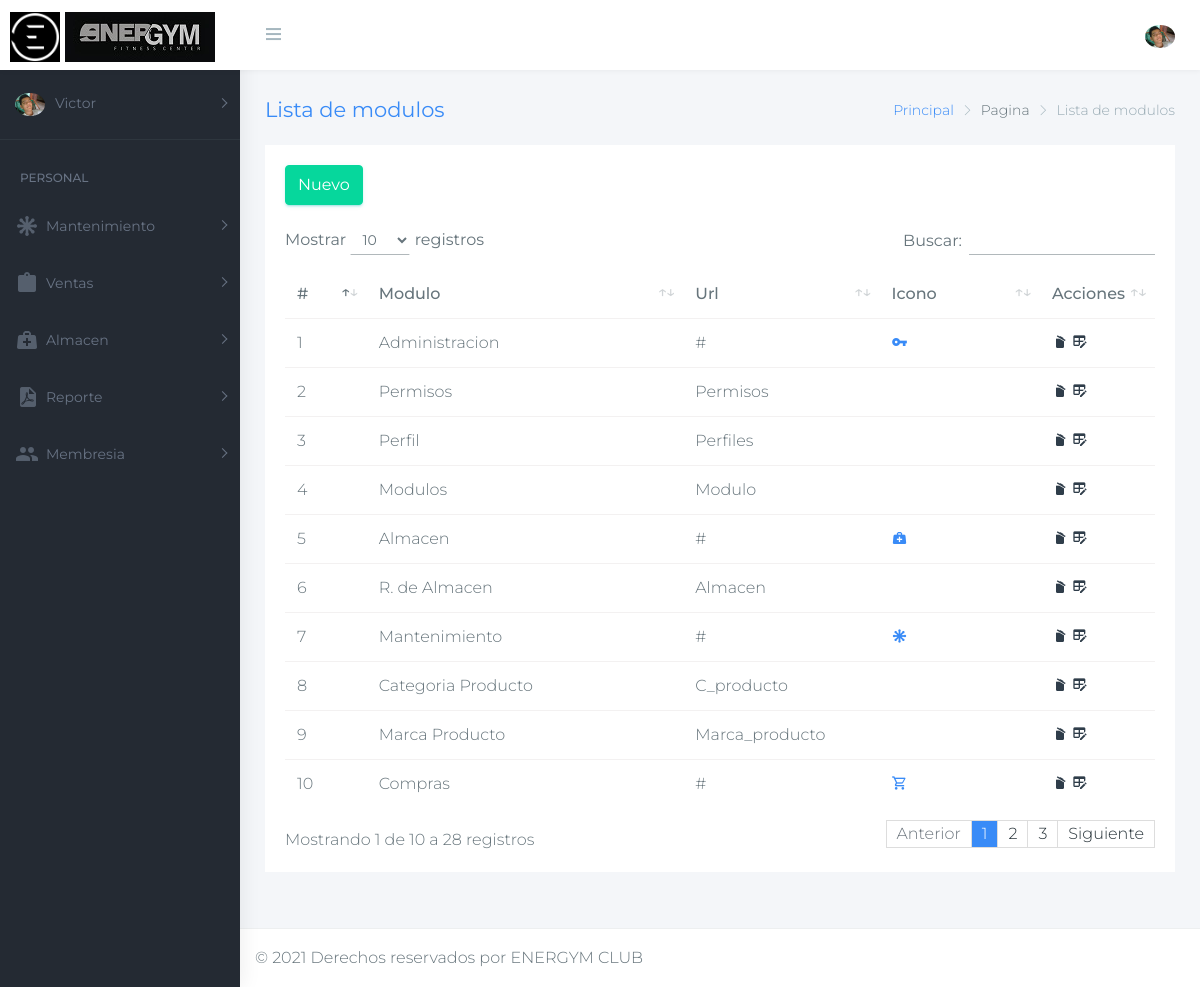
The app's page /index.php/modulo (signed in) with its own data.
### tables this page shows
CREATE TABLE `empleados` (
  `empleado_id` int(11) NOT NULL,
  `empleado_nombres` varchar(100) NOT NULL,
  `empleado_apellidos` varchar(100) DEFAULT NULL,
  `empleado_dni` varchar(8) DEFAULT NULL,
  `empleado_direccion` varchar(50) DEFAULT NULL,
  `empleado_email` varchar(50) DEFAULT NULL,
  `empleado_telefono` varchar(30) DEFAULT NULL,
  `perfil_id` int(11) DEFAULT NULL,
  `empleado_usuario` varchar(50) DEFAULT NULL,
  `empleado_clave` varchar(200) DEFAULT NULL,
  `estado` int(1) DEFAULT '1',
  `empresa_ruc` varchar(255) DEFAULT NULL,
  `empresa_sede` int(11) DEFAULT NULL,
  `empleado_nombre_completo` varchar(255) DEFAULT NULL,
  `empleado_foto_perfil` text,
  `empleado_fecha_nacimiento` date DEFAULT NULL,
  `empleado_huella` longtext,
  `empleado_sexo` char(1) DEFAULT 'm',
  `empleado_horario_entrada_man` time DEFAULT NULL,
  `empleado_horario_salida_man` time DEFAULT NULL,
  `empleado_horario_entrada_tar` time DEFAULT NULL,
  `empleado_horario_salida_tar` time DEFAULT NULL,
  `empleado_foto` text
);

CREATE TABLE `modulos` (
  `modulo_id` int(11) NOT NULL,
  `modulo_nombre` varchar(50) DEFAULT NULL,
  `modulo_icono` varchar(50) DEFAULT NULL,
  `modulo_url` varchar(50) DEFAULT NULL,
  `modulo_padre` int(11) DEFAULT NULL,
  `estado` int(1) DEFAULT '1',
  `modulo_orden` int(11) DEFAULT NULL
);

### application/controllers/BaseController.php (called while the page is built, shortened)
<?php
class BaseController extends CI_Controller {
  public function __construct() {
    $this->load->model("Mantenimiento_m");
  }
  public function vista($cuerpo,$data=array()){
    $data["datos_usuario"]=$this->Mantenimiento_m->consulta3("SELECT * FROM empleados INNER JOIN perfiles ON empleados.perfil_id = perfiles.perfil_id AND empleados.empleado_id=".$_COOKIE["usuario_id"]);
    $modulos = $this->Mantenimiento_m->consulta3("SELECT modulos.modulo_nombre ,modulos.modulo_id,modulos.modulo_orden,modulos.modulo_icono,modulos.modulo_url,
      modulos.modulo_padre,modulos.estado
      FROM modulos
      INNER JOIN modulos AS MODULOHIJO ON (modulos.modulo_id = MODULOHIJO.modulo_padre)
      INNER JOIN permisos_sede ON permisos_sede.persed_id_modulo = MODULOHIJO.modulo_id
      WHERE
      modulos.modulo_padre=1   and modulos.modulo_id!=1 and
      permisos_sede.persed_id_perfil=".$_COOKIE["usuario_perfil"]."
      GROUP BY
      MODULOHIJO.modulo_padre
      order by modulo_orden asc");
    foreach ($modulos as $key => $value){
      $mod = $this->Mantenimiento_m->consulta3("select modulos.* from modulos inner join permisos_sede on(modulos.modulo_id=permisos_sede.persed_id_modulo) inner join perfiles on(perfiles.perfil_id=permisos_sede.persed_id_perfil) where permisos_sede.persed_id_perfil=".$_COOKIE["usuario_perfil"]."   and modulos.modulo_padre=".$value["modulo_id"]." and modulos.estado=1 GROUP BY modulos.modulo_id");
      $modulos[$key]["lista"] = $mod;
    }
    if($_COOKIE["config_usuario"]){
     $data["titulo"]='Energym';
     $data["logo_empresa"]='1234567';
     $data["titulo_corto"]= 'qwe';
     $this->load->view('Layout',compact("data","modulos"));
     $this->load->view($cuerpo,compact("data"));
     $this->load->view('Footer',compact("data"));
   }else{
    header('Location: '.base_url());
  }
}
}
?>

### application/controllers/Modulo.php (called while the page is built, shortened)
<?php
require_once "BaseController.php";
class Modulo extends BaseController {
	public function index(){
     	$data=array();
      	$data["titulo_descripcion"]="Lista de modulos";
      	$data["tabla"]=$this->Mantenimiento_m->consulta3("select * from modulos where estado=1 and modulo_id!=1");
	  	$this->vista("Modulo/index",$data);
	}
}

### index.php (called while the page is built, shortened)
<?php
require_once BASEPATH.'core/CodeIgniter.php';

### application/models/Mantenimiento_m.php (called while the page is built, shortened)
<?php  if ( ! defined('BASEPATH')) exit('No direct script access allowed');
	class Mantenimiento_m extends CI_Model
	{
        public function consulta3($sql){
            $datasesores=$this->db->query($sql);
            return $datasesores->result_array();
         }
	}
?>

### application/views/Modulo/index.php (the view)
        <div class="row">
          <div class="col-12">
            <div class="card">
              <div class="card-body" id="cuerpo_pagina">
                <div class="row">
                 <div class="col-md-12">
                  <a href="<?php echo base_url();?>Modulo/nuevo"><button class="btn  btn-success" >Nuevo</button></a>
                </div>
              </div>
              <div class="row">
               <div class="col-md-12">
                <div class="table-responsive">
                 <table class="table display product-overview mb-30" id="myTable">
                  <thead>
                    <tr>
                      <th width="10%">#</th>
                      <th width="40%">Modulo</th>
                      <th width="20%">Url</th>
                      <th width="20%">Icono</th>
                      <th width="10%">Acciones</th>
                    </tr>
                  </thead>
                  <tbody id="cuerpo_tabla">
                   <?php $c=1; foreach ($data["tabla"] as $key => $value) {
                    $a="'perfiles',".$value["modulo_id"];
                    echo "<tr>";
                    echo "<td>".$c."</td>";
                    echo "<td>".$value["modulo_nombre"]."</td>";
                    echo "<td>".$value["modulo_url"]."</td>";
                    echo "<td><a href='javascript:void(0)' title='".$value["modulo_icono"]."'><i class='".$value["modulo_icono"]."' ></i></a></td>";
                    echo '<td><a  onclick="eliminar('.$a.')" class="text-inverse" title="Eliminar" data-toggle="tooltip"><i class="mdi mdi-delete-empty txt-danger"></i></a> <a href="'.base_url().'Modulo/editar/'.$value["modulo_id"].'" class="text-inverse" title="Editar" data-toggle="tooltip"><i class="mdi mdi-table-edit txt-danger"></i></a></td>';
                    echo "</tr>";
                    $c++;
                  }  ?>
                </tbody>
              </table>
            </div>
          </div>
        </div>
      </div>
    </div>
  </div>
</div>

### application/views/Layout.php (shortened to what this page needs)
<!DOCTYPE html>
<html lang="en">
<head>
    <?php include("Layout/css.php"); ?>
</head>
<body class="fix-header card-no-border fix-sidebar">
    <div id="main-wrapper">
        <header class="topbar">
            <nav class="navbar top-navbar navbar-expand-md navbar-light">
                <div class="navbar-header">
                    <a class="navbar-brand" href="#">
                        <b>
                            <img src="<?php echo base_url();?>public/assets/images/ener8.png" style="    width: 50px;" alt="homepage" class="dark-logo" />
                        </b>
                        <span>
                         <img src="<?php echo base_url();?>public/assets/images/ener9.jpg" alt="homepage" class="dark-logo" />
                         <img src="<?php echo base_url();?>public/assets/images/logo-light-text.png" class="light-logo" alt="homepage" /></span> </a>
                </div>
                <div class="navbar-collapse">
                    <ul class="navbar-nav mr-auto">
                        <li class="nav-item"> <a class="nav-link sidebartoggler hidden-sm-down waves-effect waves-dark" href="javascript:void(0)"><i class="ti-menu"></i></a> </li>
                    </ul>
                    <ul class="navbar-nav my-lg-0">
                        <li class="nav-item dropdown">
                            <a class="nav-link dropdown-toggle waves-effect waves-dark" href="#" data-toggle="dropdown" aria-haspopup="true" aria-expanded="false"><img id="foto_perfilupdate" src="<?php echo base_url().'public/assets/images/foto_perfil/'.$data["datos_usuario"][0]["empleado_foto"] ?>" alt="user" class="profile-pic" /></a>
                        </li>
                    </ul>
                </div>
            </nav>
        </header>
        <aside class="left-sidebar">
            <div class="scroll-sidebar">
                <nav class="sidebar-nav">
                    <ul id="sidebarnav">
                        <li class="user-profile"> <a class="has-arrow waves-effect waves-dark" href="#" aria-expanded="false"><img class="foto_perfilupdate" src="<?php echo base_url().'public/assets/images/foto_perfil/'.$data["datos_usuario"][0]["empleado_foto"] ?>" alt="user" /><span class="hide-menu"><?php echo $data["datos_usuario"][0]["empleado_nombres"]?> </span></a>
                        </li>
                        <li class="nav-devider"></li>
                        <li class="nav-small-cap">PERSONAL</li>
                        <?php foreach ($modulos as $value) {
                            if(count($value["lista"])>0){ ?>
                        <li> <a id="padre_id_<?php echo $value['modulo_id']?>" data-target="#cuerpo_<?php echo ($value["modulo_id"])?>" class="has-arrow waves-effect waves-dark" href="#" aria-expanded="false"><i class="<?php echo strtolower($value["modulo_icono"])?>"></i><span class="hide-menu"><?php echo ($value["modulo_nombre"])?> </span></a>
                                <?php foreach ($value["lista"] as $val) { ?>
                                </li>
                                <?php }     ?>
                            </ul>
                        <?php }else{
                         echo '<li> <a  href="'.base_url().$value["modulo_url"].'" aria-expanded="false"><i class="'.$value["modulo_icono"].'"></i><span class="hide-menu">'.$value["modulo_nombre"].'</span></a></li>';
                        }}?>
                </nav>
            </div>
        </aside>
        <div class="page-wrapper">
            <div class="container-fluid"  id="cuerpo_pagina_vista">
            <div class="row page-titles">
                <div class="col-md-5 align-self-center">
                    <h3 class="text-themecolor"><?php if(isset($data["titulo_descripcion"])){echo $data["titulo_descripcion"];}else{echo "Panel de Control";} ?></h3>
                </div>
                <div class="col-md-7 align-self-center">
                    <ol class="breadcrumb">
                        <li class="breadcrumb-item"><a href="javascript:void(0)">Principal</a></li>
                        <li class="breadcrumb-item">Pagina</li>
                        <li class="breadcrumb-item active"><?php if(isset($data["titulo_descripcion"])){echo $data["titulo_descripcion"];}else{echo "Panel de Control";} ?></li>
                    </ol>
                </div>
            </div>

### public/css/colors/default-dark.css (style rules this page uses)
.topbar { background: #fff; }
.topbar .navbar-light .navbar-nav .nav-item > a.nav-link { color: #a6b7bf; }
a { color: #398bf7; }
.text-themecolor { color: #398bf7 !important; }
.card-no-border .left-sidebar, .card-no-border .sidebar-nav { background: #242a33; }
.sidebar-nav { background: #242a33; }
.sidebar-nav ul li.nav-small-cap { color: #687384; }

### records on screen
empleados: empleado_foto (picture), empleado_nombres "Victor"
modulos: modulo_nombre "Administracion", modulo_url "#"
modulos: modulo_nombre "Permisos", modulo_url "Permisos"
modulos: modulo_nombre "Perfil", modulo_url "Perfiles"
modulos: modulo_nombre "Modulos", modulo_url "Modulo"
modulos: modulo_nombre "Almacen", modulo_url "#"
modulos: modulo_nombre "R. de Almacen", modulo_url "Almacen"
modulos: modulo_nombre "Mantenimiento", modulo_url "#"
modulos: modulo_nombre "Categoria Producto", modulo_url "C_producto"
modulos: modulo_nombre "Marca Producto", modulo_url "Marca_producto"
modulos: modulo_nombre "Compras", modulo_url "#"

### other values on screen
$value["modulo_nombre"] "Mantenimiento"
$value["modulo_nombre"] "Ventas"
$value["modulo_nombre"] "Almacen"
$value["modulo_nombre"] "Reporte"
$value["modulo_nombre"] "Membresia"
$data["titulo_descripcion"] "Lista de modulos"
